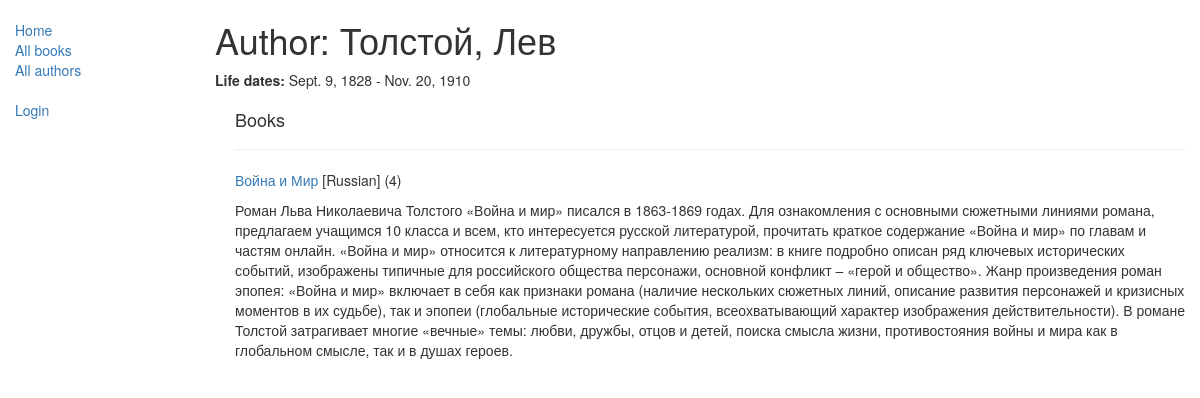
Page /catalog/authors/1 on the committed database.
### catalog/models.py (models this page shows, shortened)
class Autor(models.Model):
    first_name = models.CharField(max_length=200)
    last_name = models.CharField(max_length=200)
    date_of_birth = models.DateField(null=True, blank=True)
    date_of_death = models.DateField("died", null=True, blank=True)
    class Meta:
        ordering = ["last_name"]

class Book(models.Model):
    title = models.CharField(max_length=200)
    author = models.ForeignKey(Autor, on_delete=models.SET_NULL, null=True)
    genre = models.ManyToManyField(Genre, help_text="Select a genre")
    isbn = models.CharField("ISBN", max_length=13, help_text="ISBN number")
    summary = models.TextField(max_length=2000, help_text="Enter a brief description of the book")
    language = models.ForeignKey(Language, on_delete=models.SET_NULL, null=True)
    class Meta:
        ordering = ["isbn"]
    def get_absolute_url(self):
        return reverse('book-detail', args=[str(self.id)])
    def display_genre(self):
        return ", ".join([genre.name for genre in self.genre.all()[:3]])
    display_genre.short_description = "Genre"

class Language(models.Model):
    name = models.CharField(max_length=100,
                            help_text="Enter a language")
    def __str__(self):
        return self.name

### catalog/views.py (the view)
# urls.py: re_path(r"^authors/(?P<pk>\d+)$", views.AutorDetailView.as_view(), name="author-detail"),
class AutorDetailView(BaseExceptions, generic.DetailView):
    model = Autor
    context_object_name = "author"

### integration/exception.py (called while the page is built)
    def dispatch(self, request, *arg, **kwargs):
        try:
            response = super().dispatch(request, *arg, **kwargs)
        except Exception as e:
            logger.error(f"Generic global Except, Exception message: {str(e)}")
            return self.response({"error_message": e.message}, status=400)
        if isinstance(response, (dict, list)):
            return self._response(response)
        else:
            return response

### catalog/templates/catalog/autor_detail.html (shortened to what this page needs)
{% extends "base_template.html" %}
{% block content %}
  <h1>Author: {{ author.last_name }}, {{ author.first_name }}</h1>
  <p><strong>Life dates:</strong> {{ author.date_of_birth }} - {{ author.date_of_death }}</p>
  <div style="margin-left:20px;margin-top:20px">
    <h4>Books</h4>
    {% for book in author.book_set.all %}
    <hr>
    <p><a href="{{ book.get_absolute_url }}">{{ book.title }}</a> [{{ book.language }}] ({{ book.bookinstance_set.all.count }})</p>
    <p> {{ book.summary }} </p>
    {% endfor %}
  </div>
{% endblock %}

### rows in the picture
Autor: last_name "Толстой", first_name "Лев", date_of_birth "Sept. 9, 1828", date_of_death "Nov. 20, 1910"
Book: title "Война и Мир", language "Russian", bookinstance_set.all.count "4", summary "Роман Льва Николаевича Толстого «Война и мир» писался в 1863-1869 годах. Для ознакомления с основными сюжетными линиями романа, предлагаем учащимся 10 класса и всем, кто интересуется русской литературой, прочитать краткое содержание «Война и мир» по главам и частям онлайн. «Война и мир» относится к литературному направлению реализм: в книге подробно описан ряд ключевых исторических событий, изображены типичные для российского общества персонажи, основной конфликт – «герой и общество». Жанр произведения роман эпопея: «Война и мир» включает в себя как признаки романа (наличие нескольких сюжетных линий, описание развития персонажей и кризисных моментов в их судьбе), так и эпопеи (глобальные…"
